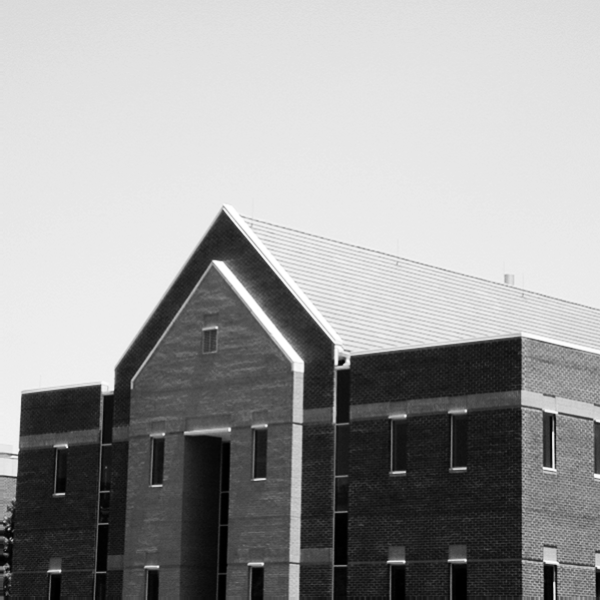
#> input picture Image Processing/Session 6/Assignment/vh_edge_detection/building.png, 600 x 600 px
$ python vh_edge_detection.py
#> lines starting #> are read from the running program, lines starting #| are printed output that depends on the picture
import cv2
import numpy as np


def detect_edges(image_path, save_path_v, save_path_h):
#> called with image_path = 'building.png', save_path_v = 'vertical_edges.jpg', save_path_h = 'horizontal_edges.jpg'
    image = cv2.imread(image_path, cv2.IMREAD_GRAYSCALE)
#> image is the input picture: shape (600, 600); min 0, max 255, mean 155.8

    rows, cols = image.shape
#> rows = 600; cols = 600

    kernel_v = np.array([[-1, 0, 1], [-2, 0, 2], [-1, 0, 1]])

    kernel_h = np.array([[-1, -2, -1], [0, 0, 0], [1, 2, 1]])

    result_v = np.zeros((rows, cols), np.float32)
    result_h = np.zeros((rows, cols), np.float32)

    for i in range(1, rows - 1):
        for j in range(1, cols - 1):
            c = image[i - 1 : i + 2, j - 1 : j + 2]
            result_v[i, j] = np.abs(np.sum(kernel_v * c))
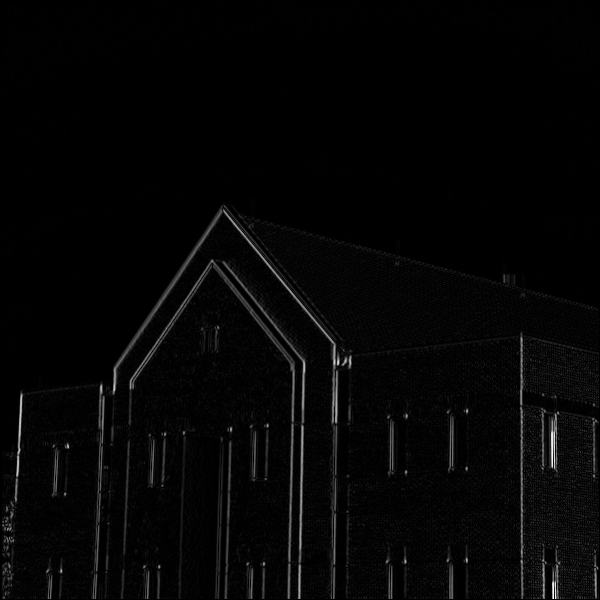
#> result_v: shape (600, 600) float32; min 0, max 924, mean 21.1; drawn with min black and max white

    for i in range(1, rows - 1):
        for j in range(1, cols - 1):
            c = image[i - 1 : i + 2, j - 1 : j + 2]
            result_h[i, j] = np.abs(np.sum(kernel_h * c))
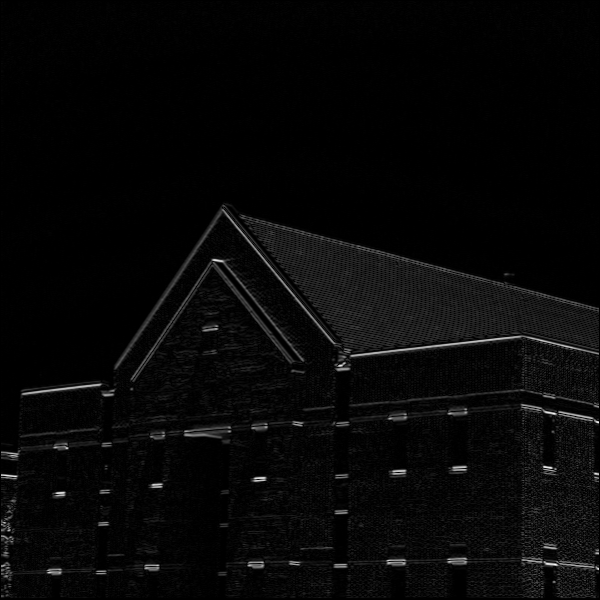
#> result_h: shape (600, 600) float32; min 0, max 779, mean 24.5; drawn with min black and max white

    result_v = (result_v / np.max(result_v)) * 255
    result_v = np.uint8(result_v)

    result_h = (result_h / np.max(result_h)) * 255
    result_h = np.uint8(result_h)

    cv2.imwrite(save_path_v, result_v)
    cv2.imwrite(save_path_h, result_h)


image_path = "building.png"
detect_edges(image_path, "vertical_edges.jpg", "horizontal_edges.jpg")
